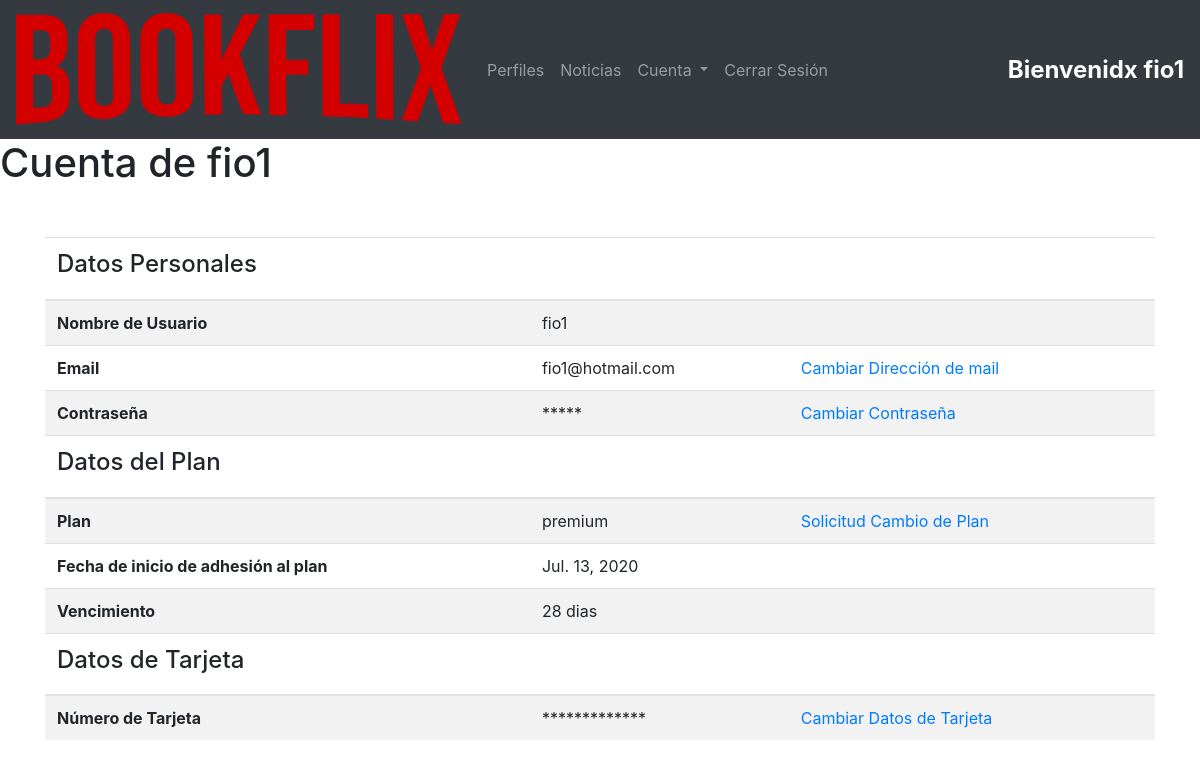
The page /perfil/ (signed in) on the database its author committed.
### appBookflix/models.py (models this page shows, shortened)
class Account(AbstractBaseUser):
    free='free'
    normal='normal'
    premium='premium'
    admin = 'admin'
    AC_CHOICES= (
        (free, 'free'),
        (normal, 'normal'),
        (premium, 'premium'),
        (admin, 'admin')
    )
    email = models.EmailField(verbose_name='mail',max_length=60, unique=True)
    username = models.CharField("nombre de usuario", max_length=50, unique=True)
    date_joined = models.DateTimeField(verbose_name='date joined', auto_now_add=True)
    last_login = models.DateField(verbose_name='last login', auto_now=True)
    is_admin = models.BooleanField(default=False)
    is_active = models.BooleanField(default=True)
    is_staff = models.BooleanField(default=False)
    is_superuser = models.BooleanField(default=False)
    confirmo= models.BooleanField(default=False)
    plan = models.CharField( max_length=8, choices=AC_CHOICES, default=free)
    date_start_plan = models.DateField(blank=True, null=True, auto_now=False, auto_now_add=False)
    time_pay = models.IntegerField(default=0)
    objects = MyAccountManager()
    USERNAME_FIELD = 'email' #LE ESTOY INDICANDO QUE PARA LOGUEARSE TIENE QUE USAR EL EMAIL
    REQUIRED_FIELDS = ['username'] #ACÁ VAN LOS CAMPOS QUE QUIERO QUE SEAN REQUERIDO, CON COMAS LE AGREGO LOS QUE QUIERA
    def nombre(self):
        return self.username
    def tiempo_restante(self):
        tiempo_pagado = timedelta(days=self.time_pay)
        fecha_limite = tiempo_pagado + self.date_start_plan
        dias_restantes = fecha_limite - datetime.now().date()
        return dias_restantes.days
    class Meta:
        verbose_name = "Cuenta"
        verbose_name_plural = "Cuentas"

### appBookflix/views.py (the view)
# urls.py: path("perfil/", perfil, name='perfil'),
def perfil(request):
    tarjetaActual = CreditCards.objects.get(user =request.user)
    numTarjeta = tarjetaActual.number[-3] + tarjetaActual.number[-2] + tarjetaActual.number[-1]
    return render(request, "appBookflix/perfil.html",{'tarjetaActual': tarjetaActual, 'numeroPa': numTarjeta})

### appBookflix/templates/appBookflix/perfil.html
<html>
<body>
    {% include "appBookflix/navbar.html" %}
    <h1>
        Cuenta de {{request.user.username}}
    </h1>
    {% block content %}
    <div class="container">
<div style="margin-top: 50px;">
    <table class="table table-striped">
        <tbody>
            <thead>
                <tr>
                    <th>
                        <h4>Datos Personales</h4>
                    </th>
                    <th></th>
                    <th></th>
                </tr>
            </thead>
            <tr>
                <th scope="row"> Nombre de Usuario</th>
                <td>{{request.user.username}}</td>
                <td></td>
            </tr>
            <tr>
                <th scope="row">Email</th>
                <td>{{request.user.email}}</td>
                <td><a href="/cambiar_email">Cambiar Dirección de mail</a></td>
            </tr>
            <tr>
                <th scope="row">Contraseña</th>
                <td>*****</td>
                <td><a href="/cambiar_contrasenia">Cambiar Contraseña</a></td>
            </tr>
            <thead>
                <tr>
                    <th>
                        <h4>Datos del Plan</h4>
                    </th>
                    <th></th>
                    <th></th>
                </tr>
            </thead>
            <tr>
                <th scope="row">Plan</th>
                <td>{{request.user.plan}}</td>
                <td><a href="/solicitar_cambio">Solicitud Cambio de Plan</a></td>
            </tr>
            {% if request.user.plan != "free" and request.user.plan != "normal" %}
            <tr>
                <th scope="row">Fecha de inicio de adhesión al plan</th>
                <td>{{request.user.date_start_plan}}</td>
                <td></td>
            </tr>
            <tr>
                <th scope="row">Vencimiento</th>
                <td>{{request.user.tiempo_restante}} dias</td>
                <td></td>
            </tr>
            {% endif %}
            <thead>
                <tr>
                    <th>
                        <h4>Datos de Tarjeta</h4>
                    </th>
                    <th></th>
                    <th></th>
                </tr>
            </thead>
            <tr>
                <th scope="row">Número de Tarjeta</th>
                <td>*************{{tarjeta.ult4}}</td>
                <td><a href="/cambiar_tarjeta">Cambiar Datos de Tarjeta</a></td>
            </tr>
        </tbody>
</div>
</div>
    {% endblock %}
</body>
</html>

### appBookflix/templates/appBookflix/navbar.html (shortened to what this page needs)
{% load static %}
{% load bootstrap4 %}
{% bootstrap_css %}
<nav class="navbar navbar-expand-lg navbar-dark bg-dark">
  <a class="navbar-brand" href="/">
    <img src="{% static '/images/bookflix.png' %}" alt="logo" width="" height="">
  </a>
 {% if not request.user.is_admin and request.user.is_active %}
 <div class="collapse navbar-collapse" id="navbarNav">
   <ul class="navbar-nav">
    <li class="nav-item">
      <a class="nav-link" href="/select_perfil">Perfiles</a>
    </li>
    <li class="nav-item">
      <a class="nav-link" href="/noticias">Noticias</a>
    </li>
    <li class="nav-item dropdown">
      <a class="nav-link dropdown-toggle" href="#" id="navbarDropdown" role="button" data-toggle="dropdown" aria-haspopup="true" aria-expanded="false">
        Cuenta
      </a>
    </li>
    <li><a class="nav-link" href="/logout">Cerrar Sesión</a></li>
  </ul>
  <span class="ml-auto" style="font-weight: bold;color: white !important;font-size: 1.5rem; " >
    Bienvenidx {{request.user.username}}
  </span>
{% endif %}
</nav>

### rows shown on the page
Account: user.username "fio1", user.email "fio1@hotmail.com", user.plan "premium", user.date_start_plan "Jul. 13, 2020", user.tiempo_restante "28"
